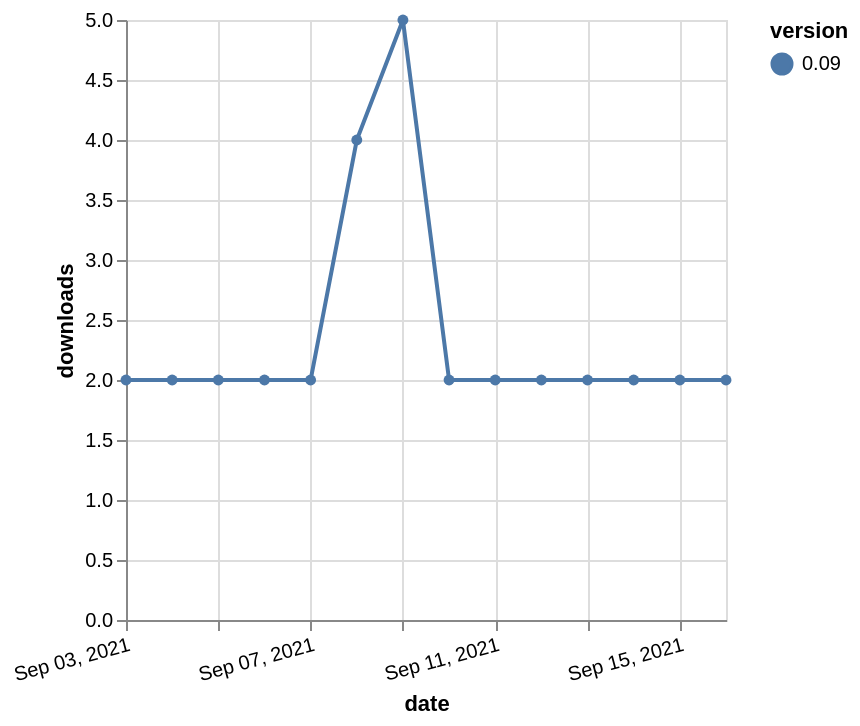

The specification (Vega-Lite) saved for this image:
### Vega-Lite specification from a JSON file in a GitHub repository (floating-point values rounded to 4 significant figures)
{"$schema": "https://vega.github.io/schema/vega-lite/v5.json", "description": "A simple bar chart with embedded data.", "data": {"values": [{"date": "2021-09-03", "total": 3581, "delta": 2, "version": "0.09"}, {"date": "2021-09-04", "total": 3583, "delta": 2, "version": "0.09"}, {"date": "2021-09-05", "total": 3585, "delta": 2, "version": "0.09"}, {"date": "2021-09-06", "total": 3587, "delta": 2, "version": "0.09"}, {"date": "2021-09-07", "total": 3589, "delta": 2, "version": "0.09"}, {"date": "2021-09-08", "total": 3593, "delta": 4, "version": "0.09"}, {"date": "2021-09-09", "total": 3598, "delta": 5, "version": "0.09"}, {"date": "2021-09-10", "total": 3600, "delta": 2, "version": "0.09"}, {"date": "2021-09-11", "total": 3602, "delta": 2, "version": "0.09"}, {"date": "2021-09-12", "total": 3604, "delta": 2, "version": "0.09"}, {"date": "2021-09-13", "total": 3606, "delta": 2, "version": "0.09"}, {"date": "2021-09-14", "total": 3608, "delta": 2, "version": "0.09"}, {"date": "2021-09-15", "total": 3610, "delta": 2, "version": "0.09"}, {"date": "2021-09-16", "total": 3612, "delta": 2, "version": "0.09"}]}, "width": "container", "mark": {"type": "line", "point": {"filled": true}}, "encoding": {"x": {"field": "date", "type": "temporal", "timeUnit": "yearmonthdate", "title": "date", "axis": {"labelAngle": -15}}, "y": {"field": "delta", "type": "quantitative", "title": "downloads"}, "color": {"field": "version", "type": "nominal"}, "tooltip": {"field": "delta"}}}
